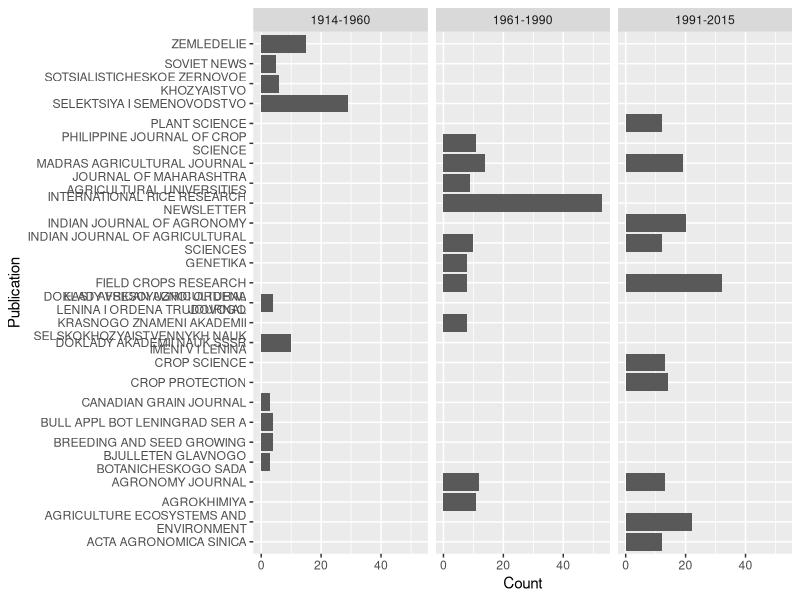
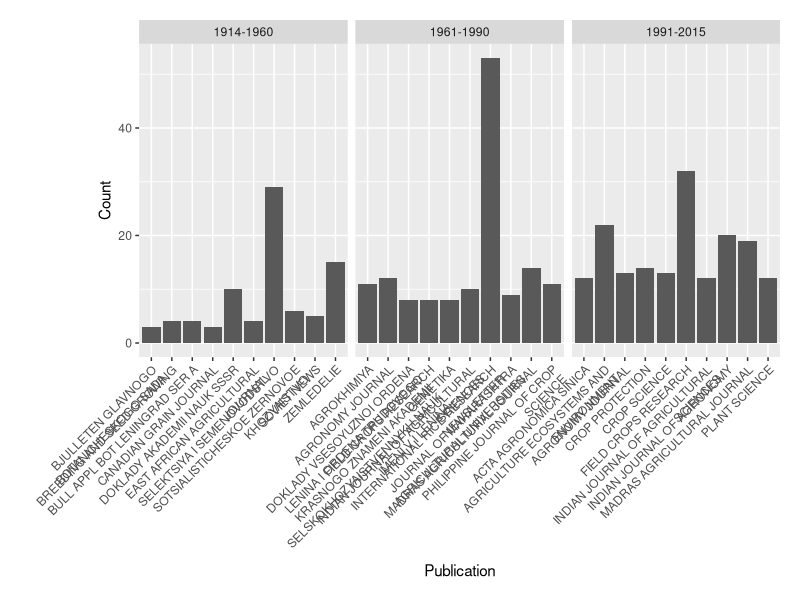
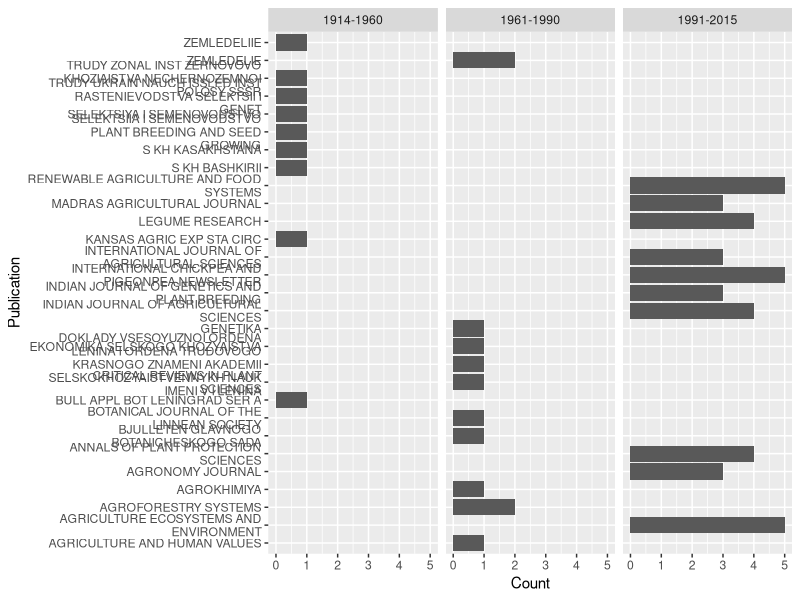
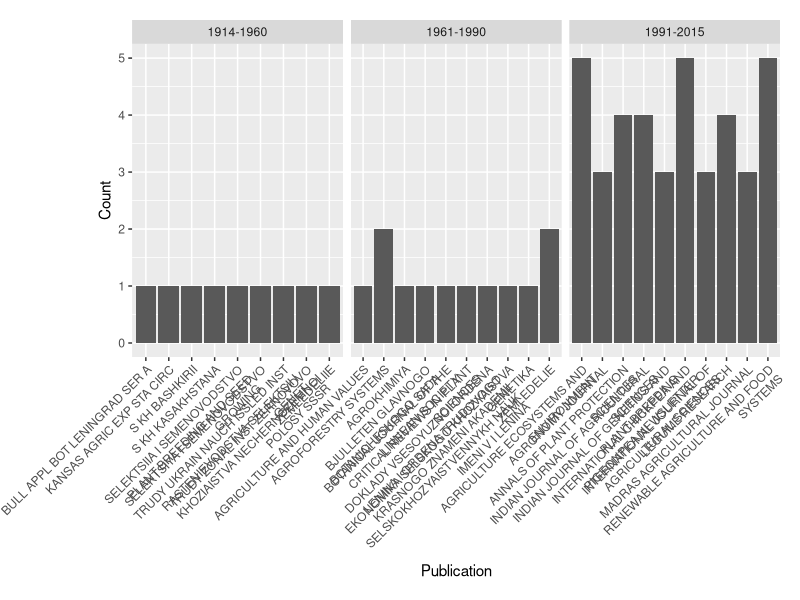
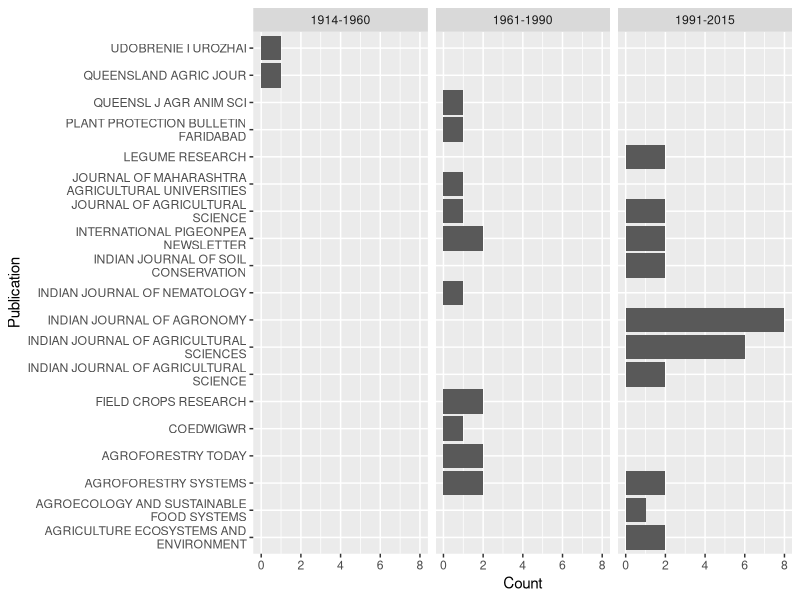
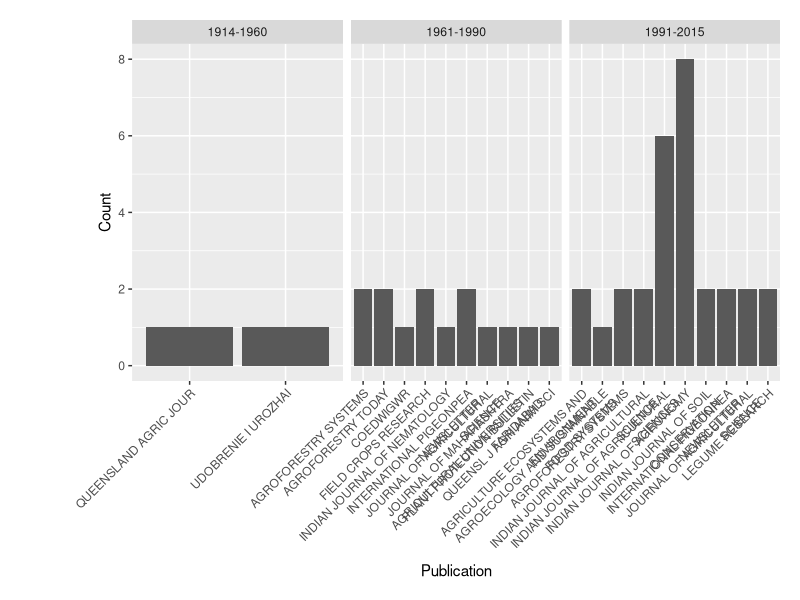
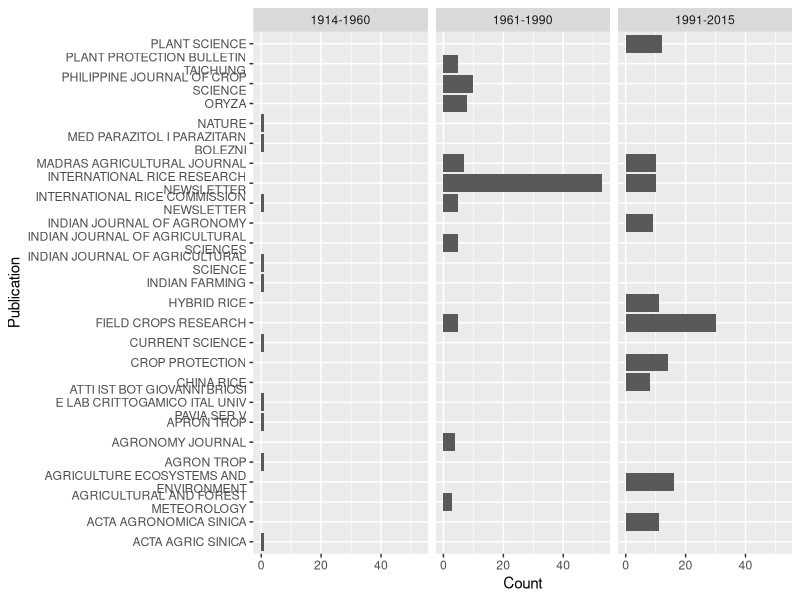
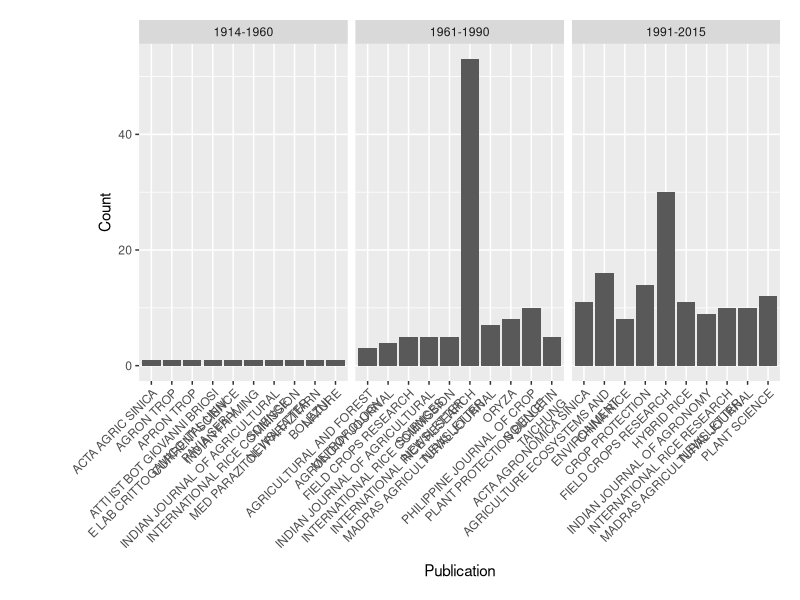

Source code (R) for these figures, in order:
## Import Data
d <- data.frame(year = read.csv("P_grain_biblio_paper_database.csv")$Publication.Year,
                Publication = as.character(
                    read.csv("P_grain_biblio_paper_database.csv")$Publication.Title),
                tags = read.csv("P_grain_biblio_paper_database.csv")$Manual.Tags
                )

## Replace "&" with "and"
d$Publication <- gsub("&", "and", d$Publication, ignore.case=T)

## Remove punctuation
d$Publication <- gsub("[[:punct:]]", "", d$Publication)

## Remove extra spaces
d$Publication <- gsub("[ ]+", " ", d$Publication, perl=T)

## upcase
d$Publication <- toupper(d$Publication)

## journal titles per period

d$period[d$year <= 1960] <- "1914-1960"
d$period[d$year >= 1961 & d$year <= 1990] <- "1961-1990"
d$period[d$year >= 1991 & d$year <= 2015] <- "1991-2015"

## list per crop

d.list <- list(grain = d[grep("search.grain", d$tags),][,c(2,4)],
               pigeonpea = d[grep("search.pigeonpea", d$tags),][,c(2,4)],
               rice = d[grep("search.rice", d$tags),][,c(2,4)],
               sorghum = d[grep("search.sorghum", d$tags),][,c(2,4)],
               wheat = d[grep("search.wheat", d$tags),][,c(2,4)],
               all = d[,c(2,4)])

## Count publications per period,

require(reshape2)
require(plyr)

d.list.summary <- lapply(d.list, ddply, .(period, Publication),
                         summarise,
                         Count = length(Publication))

## Calculate publication count for the period, and normalize counts

d.list.summary <- lapply(d.list.summary, ddply, .(period),
                         mutate,
                         n.period = length(Publication),
                         n.norm = Count/n.period)

## Flatten, arrange dataframe, and remove incomplete entries

d.df.summary <- ldply(d.list.summary)
d.df.summary <- arrange(d.df.summary, .id, desc(period), desc(n.norm),
                        Publication)
d.df.summary <- d.df.summary[complete.cases(d.df.summary),]

## Select top 10 publications per time period

d.df.summary <- ddply(d.df.summary, .(.id, period), function(x) x[1:10,])

detach(package:reshape2, unload=T)
detach(package:plyr, unload=T)

## Wrap names and select complete cases again (not sure more NAs are generated)

require(stringr)
d.df.summary$Publication <- str_wrap(d.df.summary$Publication, width=30)
detach(package:stringr, unload=T)

d.df.summary <- d.df.summary[complete.cases(d.df.summary),]

## Create Plots

require(ggplot2)
require(grid)

for (i in unique(d.df.summary$.id)){

    g <- ggplot(d.df.summary[d.df.summary$.id == i,],
                aes(x=Publication, y=Count))+
        geom_bar(stat="identity")+
            facet_grid(. ~ period, scale = "free_y")+
                coord_flip()

    ggsave(g,file=paste(getwd(),"/figures/","publications-",
                 i,"-flipped",".pdf",sep=""),
           width = 7, height = 9.5, units = "in")

    g <- ggplot(d.df.summary[d.df.summary$.id == i,],
                aes(x=Publication, y=Count))+
        geom_bar(stat="identity")+
            facet_grid(. ~ period, scale = "free_x")+
                theme(axis.text.x = element_text(angle = 45,vjust= 1,hjust=1),
                      plot.margin = unit(c(0.5,0.5,0.5,2.5), "cm"))

    ggsave(g,file=paste(getwd(),"/figures/","publications-",
                 i,".pdf",sep=""),
           width = 7, height = 9.5, units = "in")
}

detach(package:ggplot2, unload=T)
detach(package:grid, unload=T)
